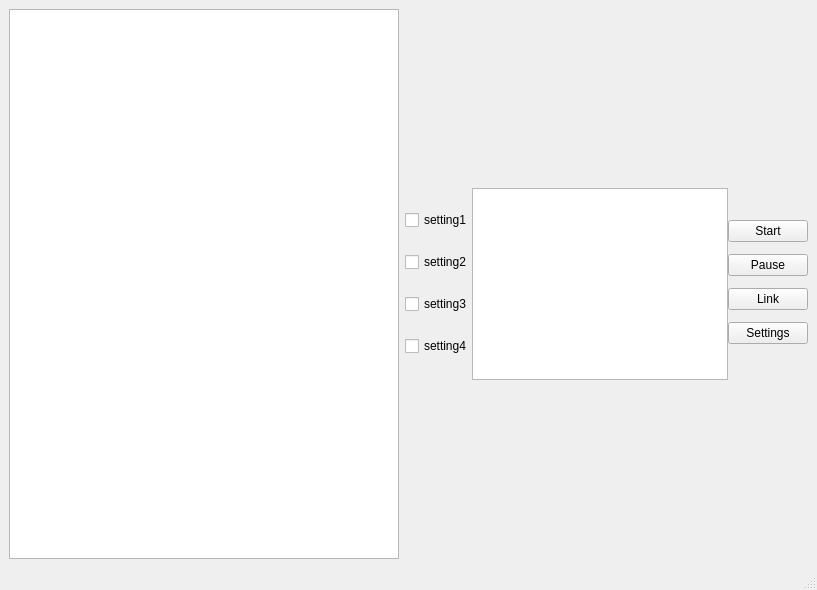
<?xml version="1.0" encoding="UTF-8"?>
<ui version="4.0">
 <class>MainWindow</class>
 <widget class="QMainWindow" name="MainWindow">
  <property name="geometry">
   <rect>
    <x>0</x>
    <y>0</y>
    <width>817</width>
    <height>590</height>
   </rect>
  </property>
  <property name="windowTitle">
   <string>MainWindow</string>
  </property>
  <widget class="QWidget" name="centralwidget">
   <property name="sizePolicy">
    <sizepolicy hsizetype="Expanding" vsizetype="Expanding">
     <horstretch>0</horstretch>
     <verstretch>0</verstretch>
    </sizepolicy>
   </property>
   <property name="maximumSize">
    <size>
     <width>16777215</width>
     <height>16777215</height>
    </size>
   </property>
   <layout class="QHBoxLayout" name="horizontalLayout">
    <item>
     <layout class="QHBoxLayout" name="horizontalLayout_2" stretch="1,1">
      <property name="sizeConstraint">
       <enum>QLayout::SetMaximumSize</enum>
      </property>
      <item>
       <layout class="QGridLayout" name="gridLayout">
        <item row="0" column="0">
         <widget class="QListView" name="list_clients">
          <property name="sizePolicy">
           <sizepolicy hsizetype="Preferred" vsizetype="Preferred">
            <horstretch>0</horstretch>
            <verstretch>0</verstretch>
           </sizepolicy>
          </property>
         </widget>
        </item>
       </layout>
      </item>
      <item>
       <layout class="QVBoxLayout" name="infromationbox">
        <property name="spacing">
         <number>0</number>
        </property>
        <property name="sizeConstraint">
         <enum>QLayout::SetMaximumSize</enum>
        </property>
        <item>
         <layout class="QVBoxLayout" name="layout_totalScore">
          <property name="spacing">
           <number>0</number>
          </property>
          <property name="sizeConstraint">
           <enum>QLayout::SetMaximumSize</enum>
          </property>
         </layout>
        </item>
        <item>
         <layout class="QHBoxLayout" name="operationWidget" stretch="1,1,1">
          <property name="sizeConstraint">
           <enum>QLayout::SetDefaultConstraint</enum>
          </property>
          <item>
           <layout class="QVBoxLayout" name="widge_checkboxSetting">
            <property name="sizeConstraint">
             <enum>QLayout::SetMinimumSize</enum>
            </property>
            <item>
             <widget class="QCheckBox" name="check_setting1">
              <property name="text">
               <string>setting1</string>
              </property>
             </widget>
            </item>
            <item>
             <widget class="QCheckBox" name="check_setting2">
              <property name="text">
               <string>setting2</string>
              </property>
             </widget>
            </item>
            <item>
             <widget class="QCheckBox" name="check_setting3">
              <property name="text">
               <string>setting3</string>
              </property>
             </widget>
            </item>
            <item>
             <widget class="QCheckBox" name="check_setting4">
              <property name="text">
               <string>setting4</string>
              </property>
             </widget>
            </item>
           </layout>
          </item>
          <item>
           <layout class="QVBoxLayout" name="verticalLayout">
            <property name="sizeConstraint">
             <enum>QLayout::SetMinimumSize</enum>
            </property>
            <item>
             <widget class="QTextBrowser" name="text_currentScore">
              <property name="sizePolicy">
               <sizepolicy hsizetype="Fixed" vsizetype="Fixed">
                <horstretch>0</horstretch>
                <verstretch>0</verstretch>
               </sizepolicy>
              </property>
             </widget>
            </item>
           </layout>
          </item>
          <item>
           <layout class="QVBoxLayout" name="widge_buttoms">
            <property name="sizeConstraint">
             <enum>QLayout::SetMinimumSize</enum>
            </property>
            <property name="topMargin">
             <number>20</number>
            </property>
            <property name="bottomMargin">
             <number>20</number>
            </property>
            <item>
             <widget class="QPushButton" name="btn_start">
              <property name="text">
               <string>Start</string>
              </property>
             </widget>
            </item>
            <item>
             <widget class="QPushButton" name="btn_pause">
              <property name="text">
               <string>Pause</string>
              </property>
             </widget>
            </item>
            <item>
             <widget class="QPushButton" name="btn_link">
              <property name="text">
               <string>Link</string>
              </property>
             </widget>
            </item>
            <item>
             <widget class="QPushButton" name="btn_settings">
              <property name="text">
               <string>Settings</string>
              </property>
             </widget>
            </item>
           </layout>
          </item>
         </layout>
        </item>
       </layout>
      </item>
     </layout>
    </item>
   </layout>
  </widget>
  <widget class="QStatusBar" name="statusbar"/>
 </widget>
 <resources/>
 <connections/>
</ui>
